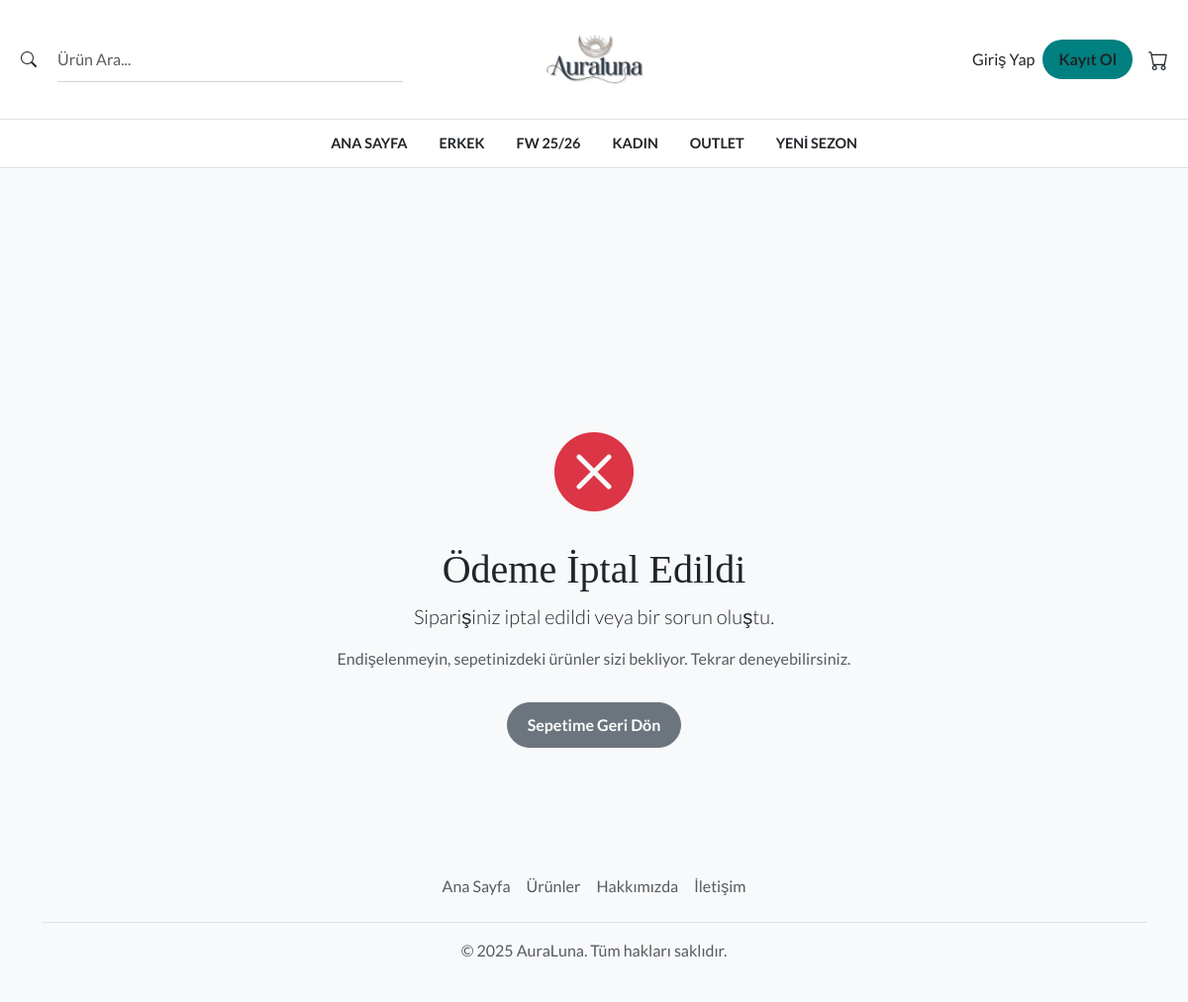
Screenshot of /orders/canceled/ with the database file from the repository.
### products/models.py (models this page shows, shortened)
class Category(models.Model):
    name = models.CharField(max_length=200, db_index=True)
    slug = models.SlugField(max_length=200, unique=True)
    parent = models.ForeignKey('self', on_delete=models.CASCADE, null=True, blank=True, related_name='children')
    class Meta:
        ordering = ('name',)
        verbose_name = 'category'
        verbose_name_plural = 'categories'

### orders/views.py (the view)
# urls.py: path('canceled/', views.payment_canceled, name='payment_canceled'),
def payment_canceled(request):
    return render(request, 'orders/canceled.html')

### cart/cart.py (called while the page is built)
    def __len__(self):
        return sum(item['quantity'] for item in self.cart.values())

### cart/context_processors.py (called while the page is built)
def cart(request):
    return {'cart': Cart(request)}

def main_categories(request):
    return {'main_categories': Category.objects.filter(parent__isnull=True)}

### orders/templates/orders/canceled.html
{% extends "base.html" %}
{% load static %}
{% block content %}
<div class="container text-center my-5 py-5">
    <div class="row justify-content-center">
        <div class="col-lg-7">
            <i class="bi bi-x-circle-fill text-danger" style="font-size: 5rem;"></i>
            <h1 class="mt-3">Ödeme İptal Edildi</h1>
            <p class="lead">Siparişiniz iptal edildi veya bir sorun oluştu.</p>
            <p class="text-muted">Endişelenmeyin, sepetinizdeki ürünler sizi bekliyor. Tekrar deneyebilirsiniz.</p>
            <a href="{% url 'cart:cart_detail' %}" class="btn btn-secondary mt-3">Sepetime Geri Dön</a>
        </div>
    </div>
</div>
{% endblock %}

### templates/base.html (shortened to what this page needs)
{% load static %}
<!DOCTYPE html>
<html lang="tr">
<head>
    <link href="https://cdn.jsdelivr.net/npm/bootstrap@5.3.3/dist/css/bootstrap.min.css" rel="stylesheet">
    <link rel="stylesheet" href="https://cdn.jsdelivr.net/npm/bootstrap-icons@1.11.3/font/bootstrap-icons.min.css">
    <link rel="stylesheet" href="https://cdn.jsdelivr.net/npm/swiper@11/swiper-bundle.min.css" />
    <link rel="stylesheet" href="{% static 'css/style.css' %}">
</head>
<body class="{% block body_class %}{% endblock %}">
    <header class="site-header">
        <div class="header-top container-fluid">
            <div class="header-search">
                <form class="d-flex" action="{% url 'products:product_list' %}" method="get" role="search">
                    <button class="btn btn-link text-dark" type="submit"><i class="bi bi-search"></i></button>
                    <input class="form-control" type="search" name="q" placeholder="Ürün Ara...">
                </form>
            </div>
            <div class="header-logo">
                <a href="{% url 'pages:home' %}">
                    <img src="{% static 'images/logo.png' %}" alt="AuraLuna Logo" class="navbar-logo">
                </a>
            </div>
            <div class="header-icons">
                {% include 'partials/right_nav.html' %}
            </div>
        </div>
        <nav class="header-main-nav">
            <ul class="nav justify-content-center">
                <li class="nav-item"><a class="nav-link" href="{% url 'pages:home' %}">Ana Sayfa</a></li>
                {% for category in main_categories %}
                <li class="nav-item">
                    <a class="nav-link" href="{% url 'products:product_list_by_category' category.slug %}">{{ category.name }}</a>
                </li>
                {% endfor %}
            </ul>
        </nav>
    </header>
    <div class="toast-container position-fixed top-0 end-0 p-3" style="z-index: 1100;"></div>
    <main class="main-content">
        {% block content %}{% endblock content %}
    </main>
    <footer class="py-4 mt-5 bg-light">
        <div class="container text-center">
            <ul class="nav justify-content-center border-bottom pb-3 mb-3">
                <li class="nav-item"><a href="{% url 'pages:home' %}" class="nav-link px-2 text-muted">Ana Sayfa</a></li>
                <li class="nav-item"><a href="{% url 'products:product_list' %}" class="nav-link px-2 text-muted">Ürünler</a></li>
                <li class="nav-item"><a href="{% url 'pages:about' %}" class="nav-link px-2 text-muted">Hakkımızda</a></li>
                <li class="nav-item"><a href="{% url 'pages:contact' %}" class="nav-link px-2 text-muted">İletişim</a></li>
            </ul>
            <p class="text-center text-muted">&copy; {% now "Y" %} AuraLuna. Tüm hakları saklıdır.</p>
        </div>
    </footer>
</body>
</html>

### static/css/style.css (style rules this page uses)
body { font-family: 'Lato', sans-serif; background-color: #f8f9fa; }
h1, h2, h3, h4, h5, h6 { font-family: 'Playfair Display', serif; }
.main-content { padding-top: 150px; }
.site-header { background-color: #ffffff; border-bottom: 1px solid #dee2e6; position: sticky; top: 0; z-index: 1020; }
.header-top { display: flex; justify-content: space-between; align-items: center; padding: 10px 20px; }
.header-search { width: 33.33%; }
.header-search .form-control { border: none; border-radius: 0; border-bottom: 1px solid #ced4da; padding-left: 0; }
.header-search .btn { padding-left: 0; }
.header-logo { width: 33.33%; text-align: center; }
.header-logo img { height: 100px; width: auto; }
.header-icons { width: 33.33%; display: flex; justify-content: flex-end; }
.header-main-nav { border-top: 1px solid #dee2e6; padding: 5px 0; }
.header-main-nav .nav-link { color: #212529 !important; font-weight: bold; text-transform: uppercase; font-size: 0.9rem; }
.btn { transition: background-color 0.3s ease, transform 0.2s ease, color 0.3s ease; border-radius: 50px; padding: 10px 20px; font-weight: bold; }

### rows the page displays
Category: name "ERKEK"
Category: name "FW 25/26"
Category: name "KADIN"
Category: name "OUTLET"
Category: name "YENI SEZON"
